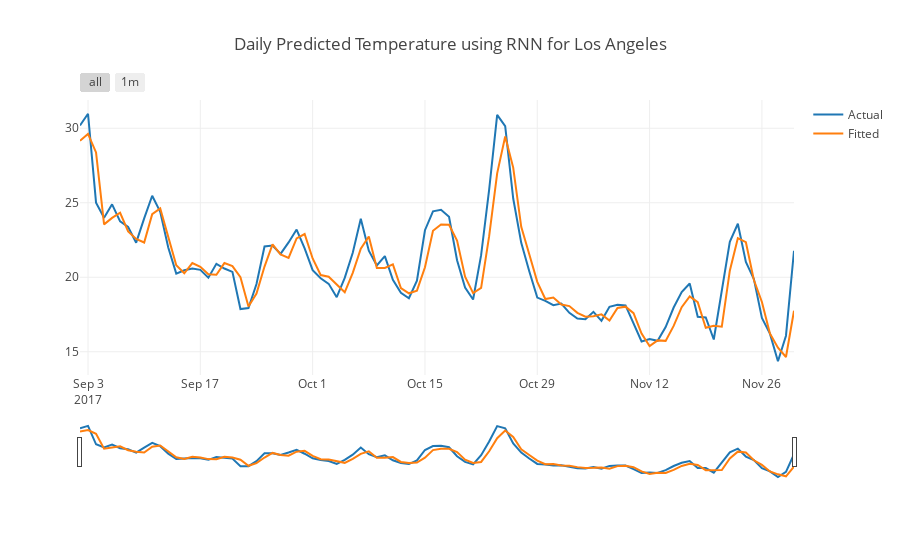

Write notebook code for a chart like this one.
### Code cell
city = city.replace('_',' ')
# Plotting the daily predicted temperature vs Actual Temperature - RNN
fig = charter_helper_fitted("Daily Predicted Temperature using RNN for " + city, predictions)
iplot(fig)
#py.image.save_as(fig, f'{IMAGE_DIR}/Daily_RNN_actual_vs_predict.png')
